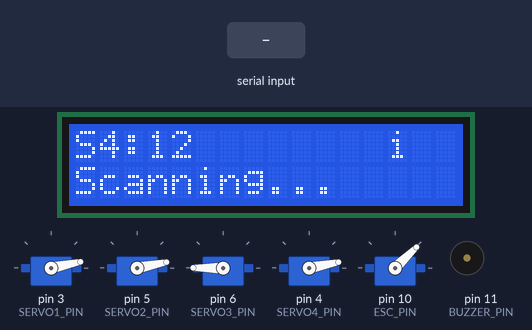
Bench run of a sketch on a simulated Arduino Nano, built with avr-gcc and run on an emulated ATmega328P. Parts: 16×2 character LCD, 5 × servo, buzzer (waves = sounding, pin HIGH). The test bench sets the inputs (shaded band).

Above: at 4.36 s.
4.4 s: "F" received over Serial
At 8.5 s:
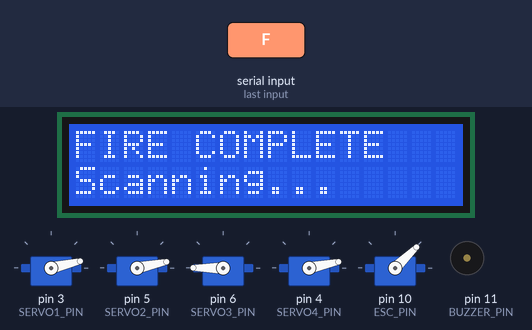
10.4 s: "f" received over Serial
At 10.8 s:
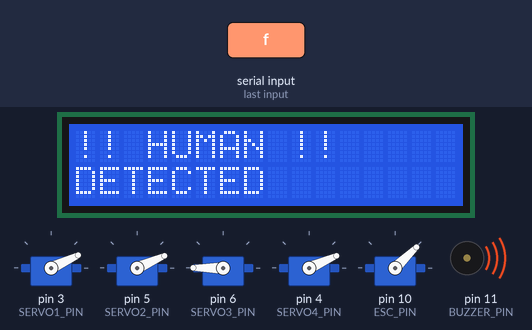
18.0 s: "F" received over Serial
At 20.5 s:
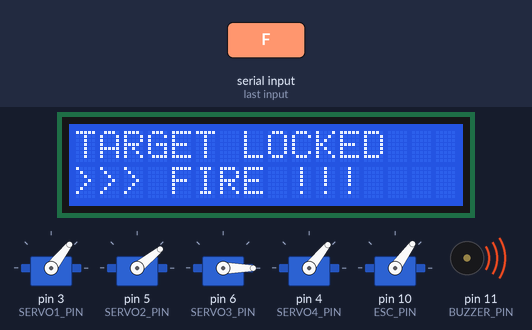
Timing chart, 0 to 29.5 s (numbered marks = the images above; inputs shaded):
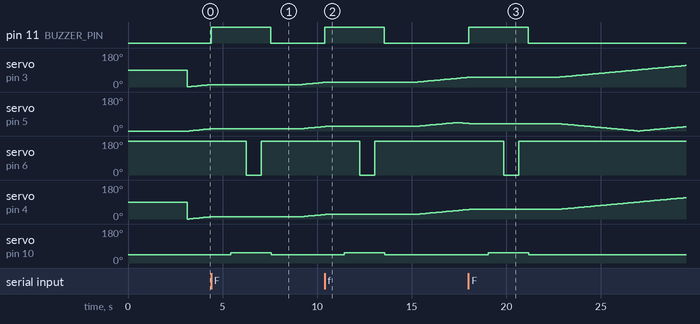

Measured:
- after the input at 4.4 s, pin 11 (BUZZER_PIN): LOW → HIGH at once, → LOW 3.1 s later; servo on pin 6 (SERVO3_PIN): 180° → 0° after 1.9 s, → 180° 0.80 s later; servo on pin 10 (ESC_PIN): 44° → 54° after 1.0 s, → 44° 2.2 s later; the display: first changes at once (image 1 shows a later state)
- after the input at 10.4 s, pin 11 (BUZZER_PIN): LOW → HIGH at once, → LOW 3.1 s later; servo on pin 6 (SERVO3_PIN): 180° → 0° after 1.8 s, → 180° 0.80 s later; servo on pin 10 (ESC_PIN): 44° → 54° after 1.0 s, → 44° 2.2 s later; the display: changes at once (image 2)
- after the input at 18.0 s, pin 11 (BUZZER_PIN): LOW → HIGH at once, → LOW 3.1 s later; servo on pin 6 (SERVO3_PIN): 180° → 0° after 1.9 s, → 180° 0.80 s later; servo on pin 10 (ESC_PIN): 44° → 54° after 1.0 s, → 44° 2.2 s later; the display: first changes at once (image 3 shows a later state)
- what the display in image 1 shows lasts 1.5 s, from 7.6 s to 9.1 s
- what the display in image 2 shows lasts 1.8 s, from 10.4 s to 12.2 s

The sketch:

arduino.ino
```cpp
#include <Servo.h>
#include <Wire.h>
#include <LiquidCrystal_I2C.h>

Servo servo1, servo2, servo3, servo4, esc;
LiquidCrystal_I2C lcd(0x27, 16, 2);

#define SERVO1_PIN 3
#define SERVO2_PIN 5
#define SERVO3_PIN 6
#define SERVO4_PIN 4
#define ESC_PIN    10
#define BUZZER_PIN 11

const int ESC_MIN_US = 1000;
const int ESC_MAX_US = 1100;

void setup() {
  Serial.begin(9600); // TX/RX direct to Pi
  pinMode(BUZZER_PIN, OUTPUT);

  lcd.init();
  lcd.backlight();
  lcd.clear();
  lcd.print("UIU Nano System");
  lcd.setCursor(0, 1);
  lcd.print("Pi Link Mode...");
  delay(2000);
  lcd.clear();

  servo1.attach(SERVO1_PIN);
  servo2.attach(SERVO2_PIN);
  servo3.attach(SERVO3_PIN);
  servo4.attach(SERVO4_PIN);
  esc.attach(ESC_PIN);

  servo1.write(90);
  servo2.write(0);
  servo3.write(180);
  servo4.write(90);
  esc.writeMicroseconds(ESC_MIN_US);

  delay(1000);
  lcd.clear();
  lcd.print("Waiting for Pi");
}

void fireSequence() {
  digitalWrite(BUZZER_PIN, HIGH);

  lcd.clear();
  lcd.print("!! HUMAN !!");
  lcd.setCursor(0, 1);
  lcd.print("DETECTED");
  delay(1000);

  esc.writeMicroseconds(ESC_MAX_US);
  delay(800);

  lcd.clear();
  lcd.print("TARGET LOCKED");
  lcd.setCursor(0, 1);
  lcd.print(">>> FIRE !!!");

  servo3.write(0);
  delay(800);

  servo3.write(180);
  delay(500);

  esc.writeMicroseconds(ESC_MIN_US);
  digitalWrite(BUZZER_PIN, LOW);

  lcd.clear();
  lcd.print("FIRE COMPLETE");
  lcd.setCursor(0, 1);
  lcd.print("Scanning...");
  delay(1500);

  lcd.clear();
  lcd.print("Waiting for Pi");

  while (Serial.available() > 0) {
    Serial.read();
  }
}

void loop() {
  // ==== Servo 4 — sweep left to right ====
  static int servo4Angle = 0;
  static int dir4 = 1;
  servo4.write(servo4Angle);
  servo4Angle += dir4;
  if (servo4Angle >= 180) dir4 = -1;
  if (servo4Angle <= 0)   dir4 = 1;

  // ==== Servo 1 — mirrors servo 4 ====
  servo1.write(servo4Angle);

  // ==== Servo 2 — nods up and down ====
  static int servo2Angle = 0;
  static int dir2 = 1;
  servo2.write(servo2Angle);
  servo2Angle += dir2;
  if (servo2Angle >= 45) dir2 = -1;
  if (servo2Angle <= 0)  dir2 = 1;

  // ==== Servo 3 — fires only when Pi sends 'f' ====
  if (Serial.available() > 0) {
    char cmd = Serial.read();
    if (cmd == 'F' || cmd == 'f') {
      fireSequence();
    }
  }

  // ==== LCD — idle ====
  lcd.setCursor(0, 0);
  lcd.print("S4:");
  lcd.print(servo4Angle);
  lcd.print("        ");
  lcd.setCursor(0, 1);
  lcd.print("Scanning...     ");

  delay(80);
}
```
